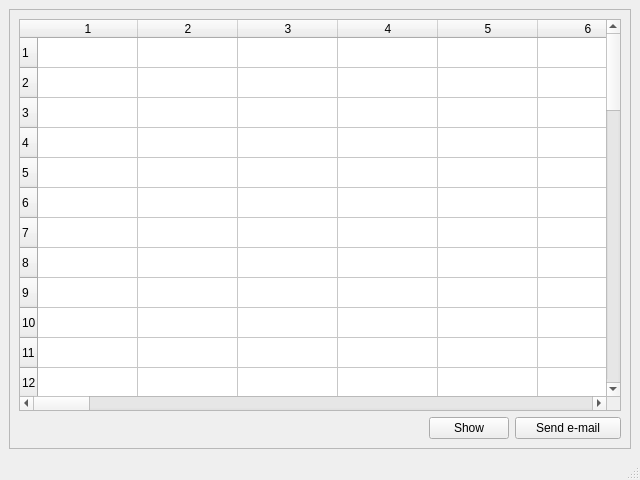
<?xml version="1.0" encoding="UTF-8"?>
<ui version="4.0">
 <class>Interview_results</class>
 <widget class="QMainWindow" name="Interview_results">
  <property name="geometry">
   <rect>
    <x>0</x>
    <y>0</y>
    <width>640</width>
    <height>480</height>
   </rect>
  </property>
  <property name="windowTitle">
   <string>Interview_results</string>
  </property>
  <widget class="QWidget" name="centralwidget">
   <layout class="QGridLayout" name="gridLayout_2">
    <item row="0" column="0">
     <widget class="QFrame" name="frame">
      <property name="frameShape">
       <enum>QFrame::StyledPanel</enum>
      </property>
      <property name="frameShadow">
       <enum>QFrame::Raised</enum>
      </property>
      <layout class="QGridLayout" name="gridLayout">
       <item row="0" column="0">
        <layout class="QVBoxLayout" name="verticalLayout">
         <item>
          <widget class="QTableWidget" name="tableWidget">
           <property name="rowCount">
            <number>50</number>
           </property>
           <property name="columnCount">
            <number>50</number>
           </property>
           <row/>
           <row/>
           <row/>
           <row/>
           <row/>
           <row/>
           <row/>
           <row/>
           <row/>
           <row/>
           <row/>
           <row/>
           <row/>
           <row/>
           <row/>
           <row/>
           <row/>
           <row/>
           <row/>
           <row/>
           <row/>
           <row/>
           <row/>
           <row/>
           <row/>
           <row/>
           <row/>
           <row/>
           <row/>
           <row/>
           <row/>
           <row/>
           <row/>
           <row/>
           <row/>
           <row/>
           <row/>
           <row/>
           <row/>
           <row/>
           <row/>
           <row/>
           <row/>
           <row/>
           <row/>
           <row/>
           <row/>
           <row/>
           <row/>
           <row/>
           <column/>
           <column/>
           <column/>
           <column/>
           <column/>
           <column/>
           <column/>
           <column/>
           <column/>
           <column/>
           <column/>
           <column/>
           <column/>
           <column/>
           <column/>
           <column/>
           <column/>
           <column/>
           <column/>
           <column/>
           <column/>
           <column/>
           <column/>
           <column/>
           <column/>
           <column/>
           <column/>
           <column/>
           <column/>
           <column/>
           <column/>
           <column/>
           <column/>
           <column/>
           <column/>
           <column/>
           <column/>
           <column/>
           <column/>
           <column/>
           <column/>
           <column/>
           <column/>
           <column/>
           <column/>
           <column/>
           <column/>
           <column/>
           <column/>
           <column/>
          </widget>
         </item>
         <item>
          <layout class="QHBoxLayout" name="horizontalLayout">
           <item>
            <spacer name="horizontalSpacer">
             <property name="orientation">
              <enum>Qt::Horizontal</enum>
             </property>
             <property name="sizeHint" stdset="0">
              <size>
               <width>40</width>
               <height>20</height>
              </size>
             </property>
            </spacer>
           </item>
           <item>
            <widget class="QPushButton" name="show">
             <property name="text">
              <string>Show</string>
             </property>
            </widget>
           </item>
           <item>
            <widget class="QPushButton" name="send_email">
             <property name="text">
              <string>     Send e-mail     </string>
             </property>
            </widget>
           </item>
          </layout>
         </item>
        </layout>
       </item>
      </layout>
     </widget>
    </item>
   </layout>
  </widget>
  <widget class="QStatusBar" name="statusbar"/>
 </widget>
 <resources/>
 <connections/>
</ui>
